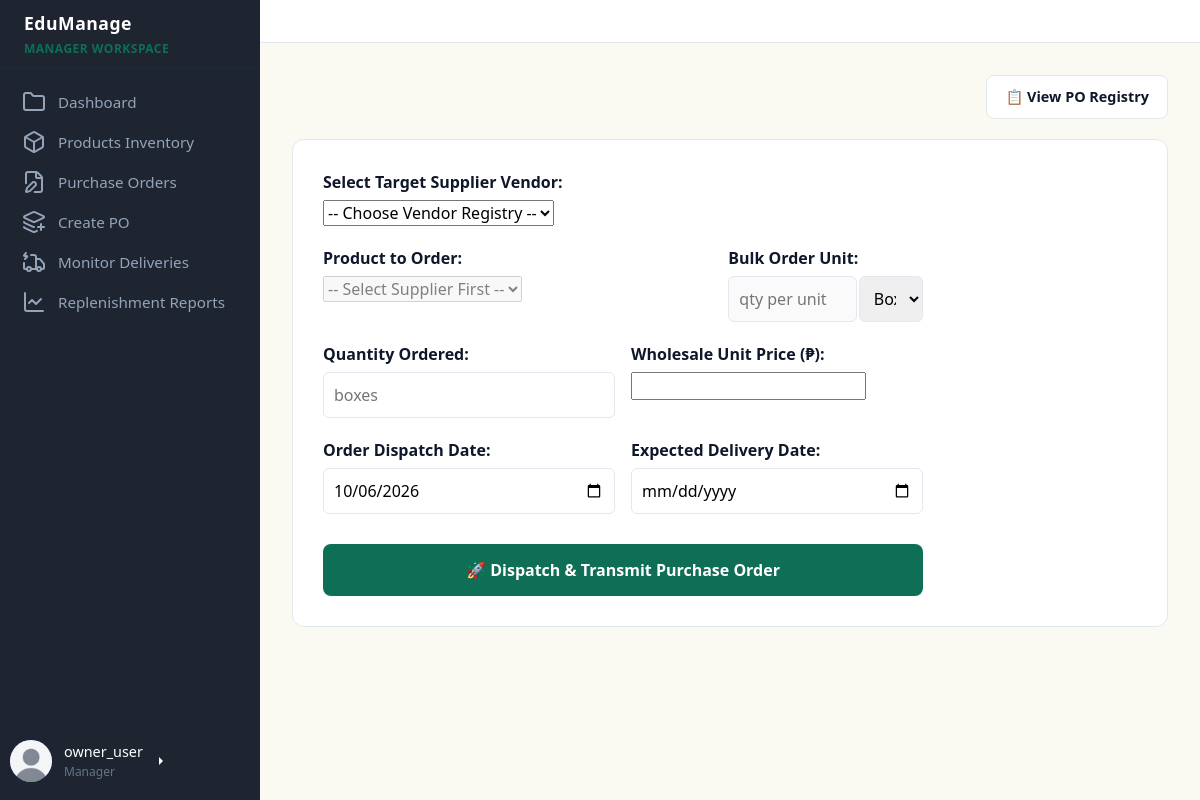
Page /dashboards/manager/manager_dashboard.php?page=purchase (signed in) on the committed database.
### tables this page shows
CREATE TABLE `users` (
  `user_id` int(11) NOT NULL,
  `first_name` varchar(50) NOT NULL,
  `last_name` varchar(50) NOT NULL,
  `profile_picture` varchar(255) DEFAULT 'default.jpg',
  `email` varchar(100) NOT NULL,
  `username` varchar(50) NOT NULL,
  `password_hash` varchar(255) NOT NULL,
  `role` varchar(20) NOT NULL,
  `is_archived` tinyint(1) NOT NULL DEFAULT 0,
  `approval_status` enum('pending','approved','rejected') NOT NULL DEFAULT 'pending',
  `approved_by` int(11) DEFAULT NULL,
  `approved_at` datetime DEFAULT NULL,
  `created_at` datetime DEFAULT current_timestamp()
);

### dashboards/manager/modules/purchase.php (the view, shortened to what this page needs)
    <div id="purchase" class="content-section">
        <div class="action-bar">
            <a href="#orders" class="btn secondary" style="text-decoration: none;">📋 View PO Registry</a>
        </div>
        <div class="table-container" style="padding: 30px; background: #ffffff;">
            <form action="process_po.php" method="POST" style="display: flex; flex-direction: column; gap: 20px; max-width: 600px;">
                <div>
                    <label style="display:block; font-weight:600; margin-bottom:6px;">Select Target Supplier Vendor:</label>
                    <select name="supplier_id" id="supplier_select" required ...>
                        <option value="">-- Choose Vendor Registry --</option>
                    </select>
                </div>
                <div style="display: grid; grid-template-columns: 2fr 1fr; gap: 16px;">
                    <div>
                        <label style="display:block; font-weight:600; margin-bottom:6px;">Product to Order:</label>
                        <select name="product_id" id="product_select" required ... disabled>
                            <option value="">-- Select Supplier First --</option>
                        </select>
                    </div>
                    <div>
                        <label style="display:block; font-weight:600; margin-bottom:6px;">Bulk Order Unit:</label>
                        <div style="display: grid; grid-template-columns: 2fr 1fr; grid-template-rows: 1fr; gap: 2px;">
                            <input type="number" disabled name="unit" id="unit" min="1" required placeholder="qty per unit" style="width:100%; padding:10px; border:1px solid var(--border); border-radius:6px;">
                            <select name="bulk_unit" required style="width:100%; padding:10px; border:1px solid var(--border); border-radius:6px;">
                                <option value="Box">Box</option>
                            </select>
                        </div>
                    </div>
                </div>
                <div style="display: grid; grid-template-columns: 1fr 1fr; gap: 16px;">
                    <div>
                        <label style="display:block; font-weight:600; margin-bottom:6px;">Quantity Ordered:</label>
                        <input type="number" name="quantity" id="quantity" min="1" required placeholder="boxes" style="width:100%; padding:10px; border:1px solid var(--border); border-radius:6px;">
                    </div>
                    <div>
                        <label style="display:block; font-weight:600; margin-bottom:6px;">Wholesale Unit Price (₱):</label>
                        <input type="number" name="wholesale_cost" id="wholesale_cost" step="0.01" required ...>
                    </div>
                </div>
                <div style="display: grid; grid-template-columns: 1fr 1fr; gap: 16px;">
                    <div>
                        <label style="display:block; font-weight:600; margin-bottom:6px;">Order Dispatch Date:</label>
                        <input type="date" name="order_date" required value="<?php echo date('Y-m-d'); ?>" style="width:100%; padding:10px; border:1px solid var(--border); border-radius:6px;">
                    </div>
                    <div>
                        <label style="display:block; font-weight:600; margin-bottom:6px;">Expected Delivery Date:</label>
                        <input type="date" name="expected_date" id="expected_date" required style="width:100%; padding:10px; border:1px solid var(--border); border-radius:6px;">
                    </div>
                </div>
                <button type="submit" class="btn" style="padding: 14px; justify-content: center; font-size: 1rem; margin-top: 10px;">
                    🚀 Dispatch & Transmit Purchase Order
                </button>
            </form>
        </div>
    </div>
</div>

### dashboards/manager/managersidebar.php (shortened to what this page needs)
<aside>
        <div class="brand">
            EduManage
            <span>Manager Workspace</span>
        </div>
        <ul class="menu">
            <li class="menu-item">
                <a href="manager_dashboard.php?page=dashboard"><?php include("../../icons/folder-icon.html") ?> <span>Dashboard</span></a>
            </li>
            <li class="menu-item">
                <a href="manager_dashboard.php?page=products"><?php include("../../icons/box-icon.html") ?> <span>Products Inventory</span></a>
            </li>
            <li class="menu-item">
                <a href="manager_dashboard.php?page=orders"><?php include("../../icons/file-icon.html") ?> <span>Purchase Orders</span></a>
            </li>
            <li class="menu-item">
                <a href="manager_dashboard.php?page=purchase"><?php include("../../icons/layer-icon.html") ?> <span>Create PO</span></a>
            </li>
            <li class="menu-item">
                <a href="manager_dashboard.php?page=deliveries"><?php include("../../icons/truck-icon.html") ?> <span>Monitor Deliveries</span></a>
            </li>
            <li class="menu-item">
                <a href="manager_dashboard.php?page=reports"><?php include("../../icons/graph-icon.html") ?> <span>Replenishment Reports</span></a>
            </li>
        </ul>
        <div class="btn-group dropend mb-2">
            <a role="button" class="user-profile dropdown-toggle text-white text-decoration-none" data-bs-toggle="dropdown" aria-expanded="false">
                <div class="avatar">
                    <?php if (!empty($user['profile_picture'])): ?>
                        <img
                            src="../../uploads/profile_pictures/<?= htmlspecialchars($user['profile_picture']) ?>"
                            alt="Profile Picture">
                    <?php else: ?>
                        <?= strtoupper(substr($user['username'], 0, 2)) ?>
                    <?php endif; ?>
                </div>
                <div class="user-info" style="text-align: left;">
                    <span style="font-size: 0.9rem;">
                        <?= htmlspecialchars($user['username']) ?>
                    </span>
                    <span style="font-size: 0.75rem; color: var(--text-muted);">
                        <?= htmlspecialchars($user['role']) ?>
                    </span>
                </div>
            </a>
        </div>
    </aside>

### css/style.css (style rules this page uses)
* { box-sizing: border-box; margin: 0; padding: 0; font-family: "Segoe UI", system-ui, sans-serif; }
body { background-color: var(--bg-main); color: var(--text-dark); display: flex; height: 100vh; overflow: hidden; }
aside { width: 260px; background-color: var(--bg-sidebar); color: #ffffff; display: flex; flex-direction: column; flex-shrink: 0; }
.brand { padding-inline: 24px; padding-block: 10px; font-size: 1.1rem; font-weight: bold; border-bottom: 1px solid var(--sidebar-active); letter-spacing: 0.5px; }
.brand span { color: var(--primary); display: block; font-size: 0.75rem; text-transform: uppercase; margin-top: 4px; }
.menu { list-style: none; padding: 15px 10px; display: flex; flex-direction: column; gap: 4px; flex-grow: 1; }
.menu-item a { display: flex; align-items: center; gap: 12px; color: #94a3b8; text-decoration: none; padding: 6px; padding-left: 12px; border-radius: 4px; font-size: 0.95rem; transition: all 0.2s; }
.user-profile { display: flex; align-items: center; gap: 12px; padding-left: 10px; margin-bottom: 10px; }
.user-info { display: flex; flex-direction: column; gap: 1px; }
.avatar { width: 36px; height: 36px; background-color: var(--primary); color: #ffffff; border-radius: 50%; display: flex; align-items: center; justify-content: center; font-weight: bold; font-size: 0.9rem; }
.action-bar { display: flex; justify-content: space-between; align-items: center; margin-bottom: 20px; }
.btn-group { display: flex; gap: 12px; }
.btn { background-color: var(--primary); color: #ffffff; border: none; padding: 10px 18px; border-radius: 8px; font-weight: 600; font-size: 0.9rem; cursor: pointer; display: inline-flex; align-items: center; gap: 8px; transition: background 0.2s; }
.btn.secondary { background-color: #ffffff; color: var(--text-dark); border: 1px solid var(--border); }
.table-container { background: #ffffff; border: 1px solid var(--border); border-radius: 12px; overflow: hidden; }
.avatar { width: 42px; height: 42px; border-radius: 50%; overflow: hidden; display: flex; align-items: center; justify-content: center; background: #6c63ff; color: white; font-weight: 600; }
.avatar img { width: 100%; height: 100%; object-fit: cover; }

### dashboards/manager/manager_dashboard.php (style rules this page uses)
.content-section { display: none; }
.content-section:first-of-type { display: block; }
.avatar { width: 42px; height: 42px; min-width: 42px; min-height: 42px; border-radius: 50%; overflow: hidden; display: flex; align-items: center; justify-content: center; font-weight: 600; }
.avatar img { width: 100%; height: 100%; object-fit: cover; display: block; }

### rows in the picture
users: profile_picture (placeholder picture), username "owner_user", role "Manager"
